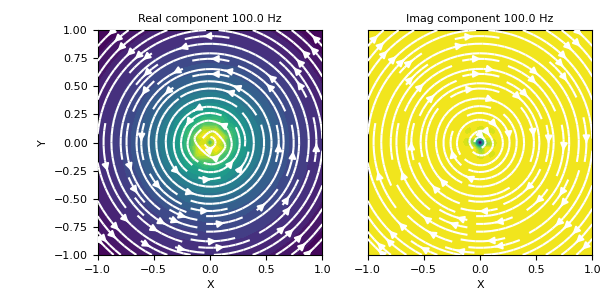

The Python source for this figure:
# Here, we define an z-oriented electric dipole and plot the magnetic field
# on the xy-plane that intercepts z=0.

from geoana.em.fdem import ElectricDipoleWholeSpace
from geoana.utils import ndgrid
from geoana.plotting_utils import plot2Ddata
import numpy as np
import matplotlib.pyplot as plt

# Let us begin by defining the electric current dipole.

frequency = np.logspace(1, 3, 3)
location = np.r_[0., 0., 0.]
orientation = np.r_[0., 0., 1.]
current = 1.
sigma = 1.0
simulation = ElectricDipoleWholeSpace(
    frequency, location=location, orientation=orientation,
    current=current, sigma=sigma
)

# Now we create a set of gridded locations and compute the magnetic field.

xyz = ndgrid(np.linspace(-1, 1, 20), np.linspace(-1, 1, 20), np.array([0]))
H = simulation.magnetic_field(xyz)

# Finally, we plot the real and imaginary components of the magnetic field.

f_ind = 1
fig = plt.figure(figsize=(6, 3))
ax1 = fig.add_axes([0.15, 0.15, 0.40, 0.75])
plot2Ddata(
    xyz[:, 0:2], np.real(H[f_ind, :, 0:2]), vec=True, ax=ax1, scale='log', ncontour=25
)
ax1.set_xlabel('X')
ax1.set_ylabel('Y')
ax1.autoscale(tight=True)
ax1.set_title('Real component {} Hz'.format(frequency[f_ind]))
ax2 = fig.add_axes([0.6, 0.15, 0.40, 0.75])
plot2Ddata(
    xyz[:, 0:2], np.imag(H[f_ind, :, 0:2]), vec=True, ax=ax2, scale='log', ncontour=25
)
ax2.set_xlabel('X')
ax2.set_yticks([])
ax2.autoscale(tight=True)
ax2.set_title('Imag component {} Hz'.format(frequency[f_ind]))
